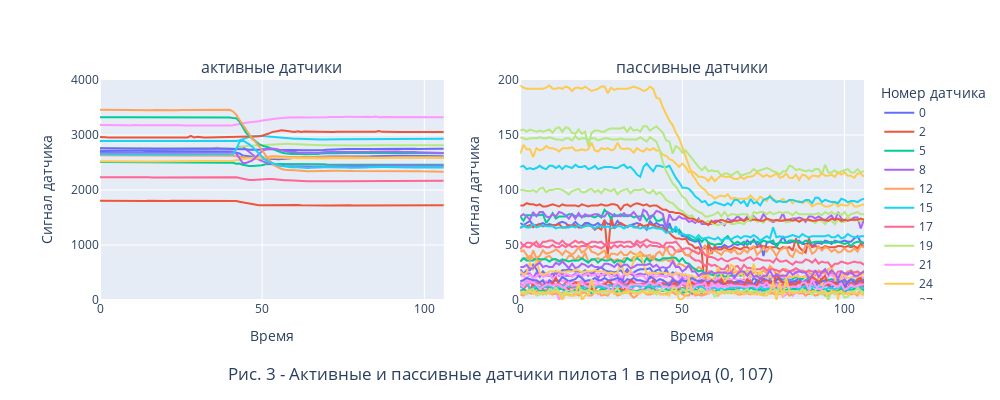

The notebook cell saved with this chart:
### Code cell
f.get_active_passive_sensors_plot(Pilot_id=1, timesteps=[0,107], mounts=mounts, plot_counter=3)
